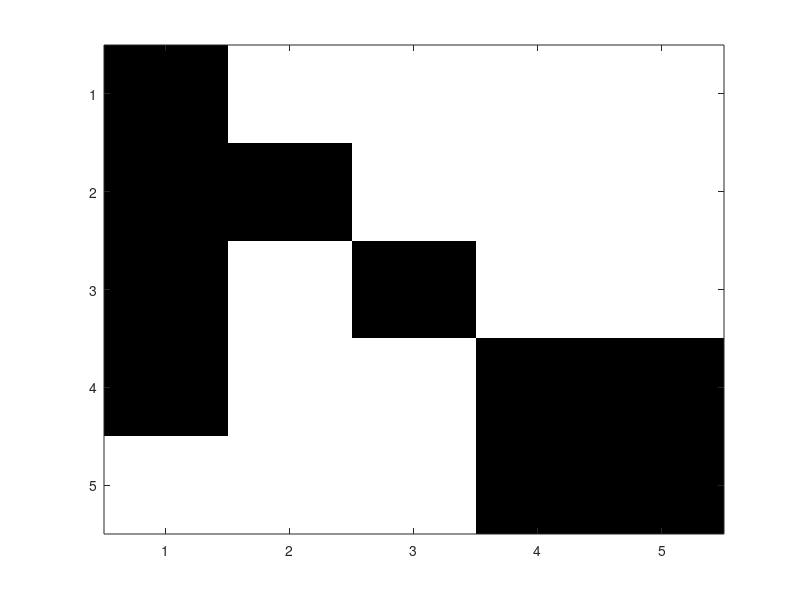

This figure's MATLAB source: (Note: this script raises an error after producing the figure.)
%% Call Kuramoto

clear all
close all
clc

%% Description
%
% In this code, we ...
% 
% $$e^{\pi i} + 1 = 0$$
% 

numOsc = 5;
%initial theta
ic = 0*[1;2;3;4;5];
%adj = 10*rand(5,5);
%adj = eye(5);

% from the example 
adj = [1,0,0,0,0;...
       1,1,0,0,0;...
       1,0,1,0,0;...
       1,0,0,1,1;...
       0,0,0,1,1];
adj = adj.*5;
figure
cm = flipud(bone);
colormap(cm)
imagesc(adj-eye(5),[0,1])   
   
w = 0.5*[1;1;5;5;1];
tSpan = [0,30];

[T,Y] = kuramoto(ic,adj,w,tSpan);

n = size(T, 2);
figure
for j = 1:numOsc
oscilator{j} = cos(Y(:,j))+ 20*(rand(n,1)-.5);
    
subplot(numOsc,1,j)
%plot(T,mod(Y(:,j),2*pi))
%plot(T,real(exp(1i*Y(:,j))))
plot(T,oscilator{j})
end